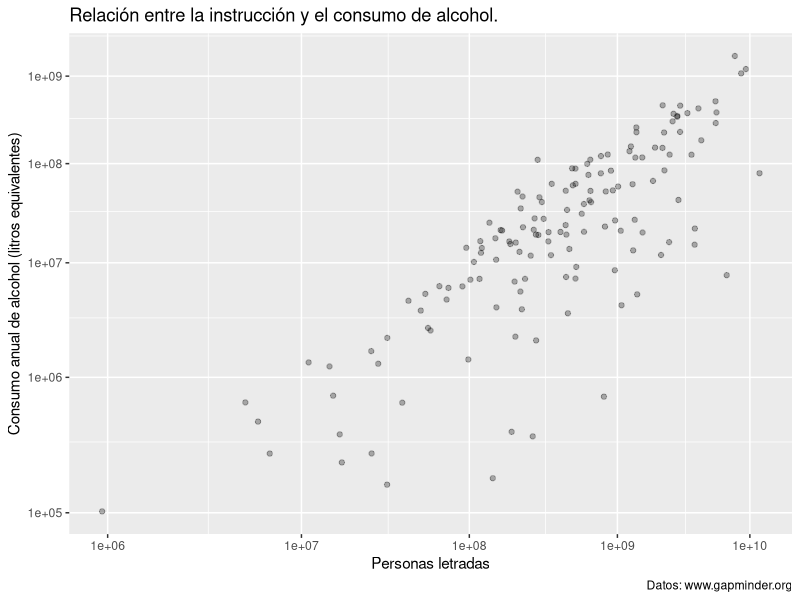
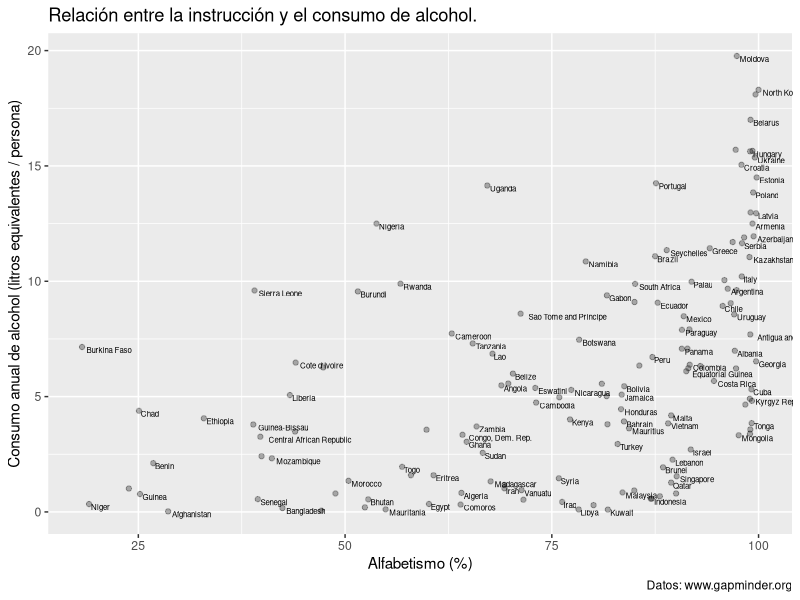

Generate these figures, in order, with R:
## ---- chunk 1
library(tidyverse)
library(readr)
## ---- chunk 2
literacyAlcohol <- read_csv("datos/literacyAlcohol.csv")
## ---- chunk 3
ggplot(literacyAlcohol, aes(x = totLiteracy, y = totAlcohol)) +
# ggplot(literacyAlcohol, aes(x = totLiteracy, y = totAlcohol, label = country)) +
# geom_text(check_overlap = TRUE, size = 2, hjust = -0.1, vjust = 1) +
  geom_point(alpha = 0.3) +
  coord_trans(y ='log', x='log') +
  scale_x_continuous(trans = scales::log_trans(),
                     breaks = scales::log_breaks()) +
  scale_y_continuous(trans = scales::log_trans(),
                     breaks = scales::log_breaks()) +
  xlab("Personas letradas") +
  ylab("Consumo anual de alcohol (litros equivalentes)") +
  labs(title = "Relación entre la instrucción y el consumo de alcohol.",
              caption = "Datos: www.gapminder.org")
## ---- chunk 4
# literacyAlcohol <- mutate(literacyAlcohol, alcohol = totAlcohol / popu , literacy = totLiteracy / popu)
## ---- chunk 5
ggplot(literacyAlcohol, aes(x = totLiteracy / popu, y = totAlcohol / popu, label = country)) + 
# ggplot(literacyAlcohol, aes(x = literacy, y = alcohol, label = country)) + 
  geom_point(alpha = 0.3) +
  geom_text(check_overlap = TRUE, size = 2, hjust = -0.1, vjust = 1) +
  # xlim(70,100) +
  xlab("Alfabetismo (%)") +
  ylab("Consumo anual de alcohol (litros equivalentes / persona)") +
  labs(title = "Relación entre la instrucción y el consumo de alcohol.",
              caption = "Datos: www.gapminder.org")
